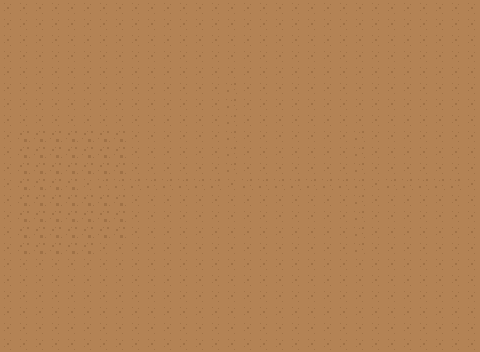

Below is a game level as drawn by its tile map, then a one-line description and the .tmx that defines it (tile-layer data replaced by summaries):
An orthogonal 30x22 tile map with 16x16 px tiles, 2 tile layers (ground, terrain) and 20 objects (crestfall, the-droveway, ashlen-wood, grevenmire, the-halrow, ...).

<map version="1.10" tiledversion="1.12.1" orientation="orthogonal" renderorder="right-down" width="30" height="22" tilewidth="16" tileheight="16" infinite="0" nextlayerid="8" nextobjectid="21">
 <properties>
  <property name="regionId" value="varenmark" />
  <property name="tilesetKey" value="roguelike_base" />
 </properties>
 <tileset firstgid="1" source="../sheets/roguelike_base.tsx" />
 <objectgroup id="2" name="zones">
  <object id="1" name="crestfall" x="224" y="176" width="16" height="16">
   <properties>
    <property name="displayName" value="Crestfall" />
    <property name="maxLevel" type="int" value="2" />
    <property name="minLevel" type="int" value="0" />
   </properties>
  </object>
  <object id="2" name="the-droveway" x="224" y="64" width="16" height="16">
   <properties>
    <property name="displayName" value="The Droveway" />
    <property name="maxLevel" type="int" value="2" />
    <property name="minLevel" type="int" value="1" />
   </properties>
  </object>
  <object id="3" name="ashlen-wood" x="80" y="176" width="16" height="16">
   <properties>
    <property name="displayName" value="The Ashlen Wood" />
    <property name="maxLevel" type="int" value="2" />
    <property name="minLevel" type="int" value="1" />
   </properties>
  </object>
  <object id="4" name="grevenmire" x="368" y="176" width="16" height="16">
   <properties>
    <property name="displayName" value="Grevenmire" />
    <property name="maxLevel" type="int" value="3" />
    <property name="minLevel" type="int" value="3" />
   </properties>
  </object>
  <object id="5" name="the-halrow" x="352" y="112" width="16" height="16">
   <properties>
    <property name="displayName" value="The Halrow" />
    <property name="maxLevel" type="int" value="6" />
    <property name="minLevel" type="int" value="4" />
   </properties>
  </object>
  <object id="6" name="drowning-pits" x="352" y="256" width="16" height="16">
   <properties>
    <property name="displayName" value="The Drowning Pits" />
    <property name="maxLevel" type="int" value="6" />
    <property name="minLevel" type="int" value="4" />
   </properties>
  </object>
 </objectgroup>
 <objectgroup id="3" name="region_exits">
  <object id="7" name="greymoor" x="464" y="176" width="16" height="16" />
 </objectgroup>
 <layer id="4" name="ground" width="30" height="22">
  <data>[660 cells, 660 non-empty, 1 distinct tile ids]</data>
 </layer>
 <layer id="5" name="terrain" width="30" height="22">
  <data>[660 cells, 85 non-empty, 2 distinct tile ids]</data>
 </layer>
 <objectgroup id="6" name="labels">
  <object id="8" name="Crestfall" x="224" y="168">
   <properties>
    <property name="zoneSlug" value="crestfall" />
   </properties>
   <point />
  </object>
  <object id="9" name="The Droveway" x="224" y="56">
   <properties>
    <property name="zoneSlug" value="the-droveway" />
   </properties>
   <point />
  </object>
  <object id="10" name="The Ashlen Wood" x="80" y="168">
   <properties>
    <property name="zoneSlug" value="ashlen-wood" />
   </properties>
   <point />
  </object>
  <object id="11" name="Grevenmire" x="368" y="168">
   <properties>
    <property name="zoneSlug" value="grevenmire" />
   </properties>
   <point />
  </object>
  <object id="12" name="The Halrow" x="352" y="104">
   <properties>
    <property name="zoneSlug" value="the-halrow" />
   </properties>
   <point />
  </object>
  <object id="13" name="The Drowning Pits" x="352" y="248">
   <properties>
    <property name="zoneSlug" value="drowning-pits" />
   </properties>
   <point />
  </object>
  <object id="14" name="Greymoor" x="464" y="168">
   <point />
  </object>
 </objectgroup>
 <objectgroup id="7" name="paths">
  <object id="15" name="droveway-road" x="224" y="80">
   <polyline points="0,0 0,96" />
  </object>
  <object id="16" name="ashlenwood-road" x="96" y="176">
   <polyline points="0,0 128,0" />
  </object>
  <object id="17" name="grevenmire-road" x="240" y="176">
   <polyline points="0,0 128,0" />
  </object>
  <object id="18" name="halrow-road" x="352" y="176">
   <polyline points="0,0 0,-64" />
  </object>
  <object id="19" name="drowningpits-road" x="352" y="192">
   <polyline points="0,0 0,64" />
  </object>
  <object id="20" name="greymoor-road" x="384" y="176">
   <polyline points="0,0 80,0" />
  </object>
 </objectgroup>
</map>
